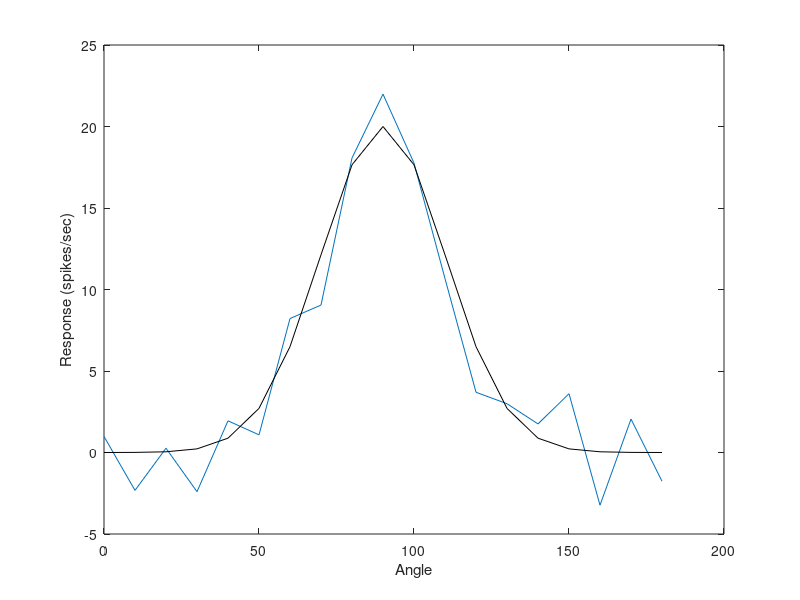

The MATLAB source for this figure: (Note: this script raises an error after producing the figure.)
flies1 = load('flies1.txt','-ascii');
flies2 = load('flies2.txt','-ascii');
flies3 = load('flies3.txt','-ascii');

%{
pearappleratio1 = flies1(:,1)./flies1(:,2) % perform element-by-element division
pearappleratio2 = flies2(:,1)./flies2(:,2); 
pearappleratio3 = flies3(:,1)./flies3(:,2);
mn1 = mean(pearappleratio1),
mn2 = mean(pearappleratio2),
mn3 = mean(pearappleratio3),
figure('name','Pear/Apple Ratio'); % new trick, we'll give this figure a name
bar([1 2 3],[mn1 mn2 mn3],'w');
hold on
x_scatter = randn(size(pearappleratio1))/10;
plot(1+x_scatter, pearappleratio1,'go');
plot(2+x_scatter, pearappleratio2,'ro');
plot(3+x_scatter, pearappleratio3,'bo');
xlabel('Strain number');
ylabel('Pear/apple ratio');
set(gca,'xtick',[1 2 3]);
%}

%{
pearindex1 = flies1(:,1)./(flies1(:,1)+flies1(:,2)); % do el-by-el sum,division
pearindex2 = flies2(:,1)./(flies2(:,1)+flies2(:,2)); % do el-by-el sum,division
pearindex3 = flies3(:,1)./(flies3(:,1)+flies3(:,2)); % do el-by-el sum,division
mn1 = mean(pearindex1);
mn2 = mean(pearindex2);
mn3 = mean(pearindex3);
figure('name','Pear Index');
bar([1 2 3],[mn1 mn2 mn3],'w');
hold on
x_scatter = randn(size(pearindex1))/10;
plot(1+x_scatter, pearindex1,'go');
plot(2+x_scatter, pearindex2,'ro');
plot(3+x_scatter, pearindex3,'bo');
xlabel('Strain number');
ylabel('Pear Index');
set(gca,'xtick',[1 2 3]);
%}

%{
x1 = rand(10,1);
x2 = rand(10,1);
x_12 = [x1;x2];
[x_sort,index] = sort(x_12);
inds_x1 = find(index<=10);
inds_x2 = find(index>10);
index(inds_x1) = 1;
index(inds_x2) = 2;
mean(inds_x1)
mean(inds_x2)
%}

%{
x3 = rand(10,1);
x4 = rand(10,1) + 0.5; % we'll artificially shift this data set over
x_34 = [x3;x4];
[x34_sort,index34] = sort(x_34);
inds_x3 = find(index34<=10);
inds_x4 = find(index34>10);
index(inds_x3) = 1;
index(inds_x4) = 2;
index; 
mean(inds_x3)
mean(inds_x4)
%}

%{
G = [1 1 1 1 1 1 1 1 1 1 2 2 2 2 2 2 2 2 2 2 ]; 
p12 = kruskalwallis([x1;x2],G)
p34 = kruskalwallis([x3;x4],G)
G = [repmat(1,1,length(x1)) repmat(2,1,length(x2))]
Gf = [ repmat(1,1,length(pearindex1)) repmat(2,1,length(pearindex2)) ...
repmat(3,1,length(pearindex3))]
p = kruskalwallis([pearindex1;pearindex2;pearindex3],Gf);
%}

a = 20; % peak responses, in spikes/sec
b = 90; % location
c = 20; % width
d = 0; % offset
e = 2; % amount of noise
angles = 0:10:180
ori_nonoise = a*exp(-((b-angles).^2)/(2*c^2))+d+0*randn(size(angles));
ori = a*exp(-((b-angles).^2)/(2*c^2))+d+e*randn(size(angles));
figure;
plot(angles,ori); xlabel('Angle'); ylabel('Response (spikes/sec)');
hold on;
plot(angles,ori_nonoise,'k-');
osi = orientation_selectivity_index(angles,ori)
ovi = orientation_vector_index(angles,ori)

true_osi = [];
measured_osi = [];
measured_ovi = [];
a = 20; d = 0;
while d<=10,
i = 1;
while i<=5,
ori = a*exp(-((b-angles).^2)/(2*c^2))+d+e*randn(size(angles));
true_osi(end+1) = (a+d-d)/(a+d);
measured_osi(end+1) = orientation_selectivity_index(angles,ori);
measured_ovi(end+1) = orientation_vector_index(angles,ori);
i = i + 1;
end;
d = d + 1; % increase baseline
a = a - 2; % decrease peak rate
end;

figure;
plot(true_osi,measured_osi,'gs'); % green squares
hold on;
plot(true_osi,measured_ovi,'bo'); % blue circles
xlabel('True osi');
ylabel('Measured osi (green) ovi (blue)');
